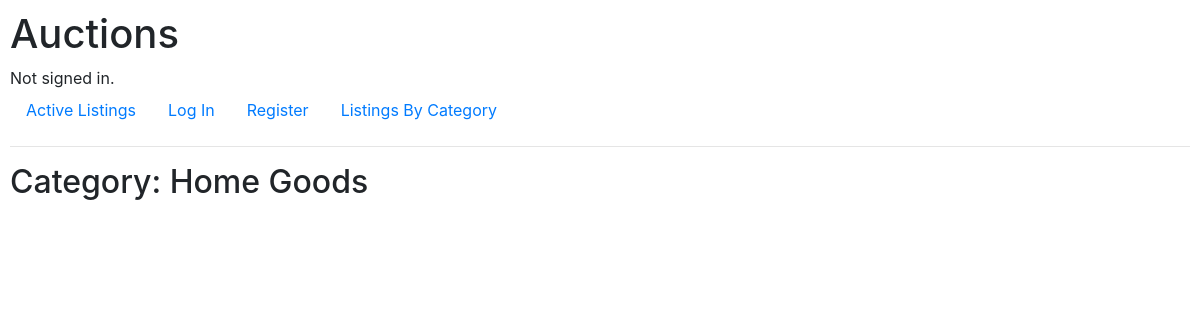
The app's page /Home Goods, older data.
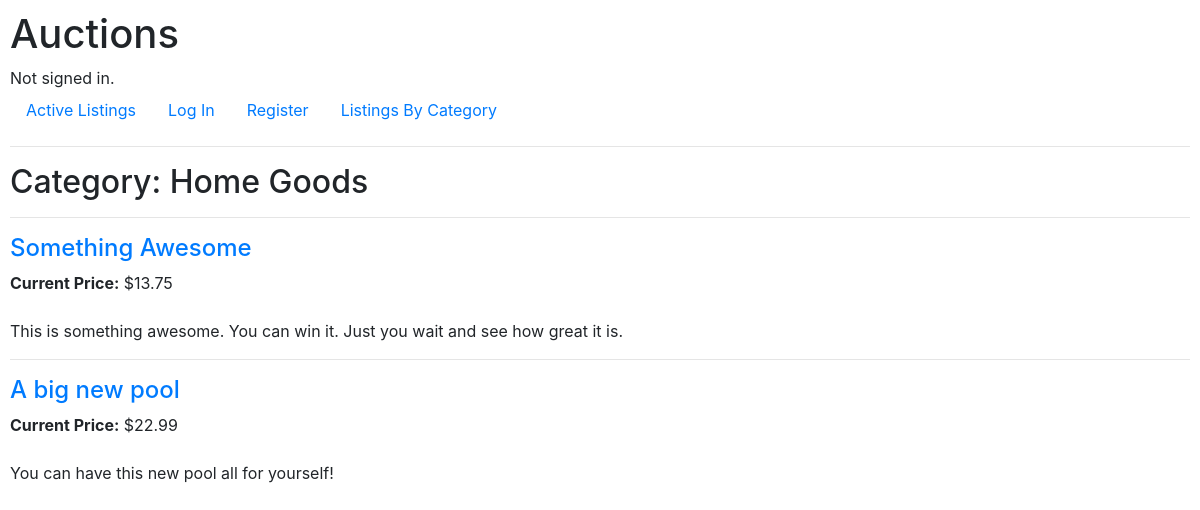
The same page, newer data.
### auctions/models.py (models this page shows, shortened)
class Auction(models.Model):
    title = models.CharField(max_length=64)
    description = models.TextField()
    opening_bid = models.DecimalField(max_digits=10,decimal_places=2)
    image = models.CharField(max_length=64,blank=True)
    category = models.CharField(max_length=64,blank=True)
    user = models.ForeignKey(User, on_delete=models.CASCADE, related_name='listings')
    winner = models.ForeignKey(User, on_delete=models.CASCADE, blank=True, default=None,
    null=True, related_name='won')
    LISTING_STATUS = (
        ("A",'Active'),
        ("C","Closed")
    )
    status = models.CharField(max_length=1, choices=LISTING_STATUS, default="A")
    watchlist = models.ManyToManyField(User, blank=True, related_name='watchlist',
    default=None)

### auctions/views.py (the view)
# urls.py: path("<str:category>", views.category, name="category")
def category(request, category):
    auctions = Auction.objects.filter(category=category).filter(status="A")
    prices = []
    for auction in auctions:
        price_dict =  Bid.objects.filter(auction__title=auction.title).aggregate(Max('amount'))
        if price_dict['amount__max'] is None:
            prices.append(auction.opening_bid)
        else:
            prices.append(price_dict['amount__max'])
    auction_zip = zip(auctions, prices)
    return render(request, "auctions/category.html", {
        "category":category.title(), "auctions":auction_zip
    })

### auctions/templates/auctions/category.html
{% extends "auctions/layout.html" %}
{% block body %}
    <h2>Category: {{category}}</h2>
    {% for auction, price in auctions %}
        <hr>
        <h4><a href="{% url 'listing' auction.id %}">{{auction.title}}</a></h4>
        <b>Current Price:</b> ${{price|floatformat:2}} <br>
        <br>
        {{auction.description}}
    {% endfor %}
{% endblock %}

Row changes from the older to the newer data that the page shows:
added Auction: title "Something Awesome", price "13.75", description "This is something awesome. You can win it. Just you wait and see how great it is."
added Auction: title "A big new pool", opening_bid "22.99", description "You can have this new pool all for yourself!"
